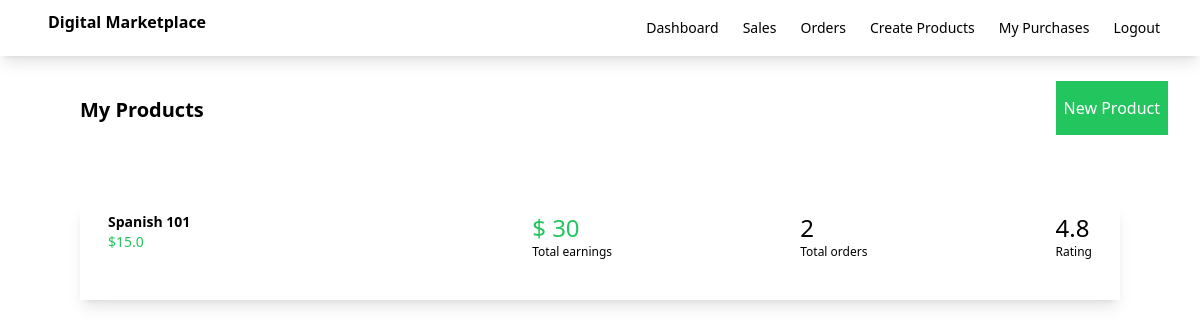
Screenshot of /dashboard (signed in) with the database file from the repository.
### myapp/models.py (models this page shows, shortened)
class Product(models.Model):
    seller = models.ForeignKey(User, on_delete=models.CASCADE)
    name = models.CharField(max_length=100)
    description = models.CharField(max_length=100)
    price = models.FloatField()
    file = models.FileField(upload_to='uploads')
    item_image=models.CharField(max_length=500,default="https://cdn4.iconfinder.com/data/icons/basic-ui-set-2-1/64/Basic_ui_2-16-1024.png")
    total_sales_amount = models.IntegerField(default=0)
    total_sales = models.IntegerField(default=0)

### myapp/views.py (the view)
# urls.py: path('dashboard',views.dashboard,name='dashboard'),
def dashboard(request):
    products = Product.objects.filter(seller=request.user )
    return render(request,'myapp/dashboard.html',{'products':products})

### myapp/templates/myapp/dashboard.html (shortened to what this page needs)
{% extends 'myapp/base.html' %}
{% block body %}
    <div class="flex justify-between">
        <div class="ml-20 mt-10 font-bold text-xl">My Products</div>
        <div class="ml-20 mt-10">
            <a class="bg-green-500 text-white px-2 py-4 mr-8" href="{% url 'createproduct' %}">New Product</a>
        </div>
    </div>
    <div class="products-container p-10 m-5">
        {% for product in products %}
        <div class="flex shadow-lg m-5 p-2 justify-between">
            <div class="flex w-1/4">
                <div class="relative group">
                    <a href="{% url 'editproduct' product.id %}">
                <div class="ml-5">
                    <div class="font-bold text-sm"> {{ product.name }}</div>
                    <div class="text-sm text-green-500">${{ product.price }}</div>
                </div>
                </a>
            </div>
            </div>
            <div>
                <div class="text-2xl text-green-500">$ {{ product.total_sales_amount }}</div>
                <div class="text-xs">Total earnings</div>
            </div>
            <div>
                <div class="text-2xl">{{ product.total_sales }}</div>
                <div class="text-xs">Total orders</div>
            </div>
            <div class="pr-5">
                <div class="text-2xl">4.8</div>
                <div class="text-xs">Rating</div>
            </div>
        </div>
        {% endfor %}
    </div>
{% endblock %}

### rows the page displays
Product: name "Spanish 101", price "15.0", total_sales_amount "30", total_sales "2"
